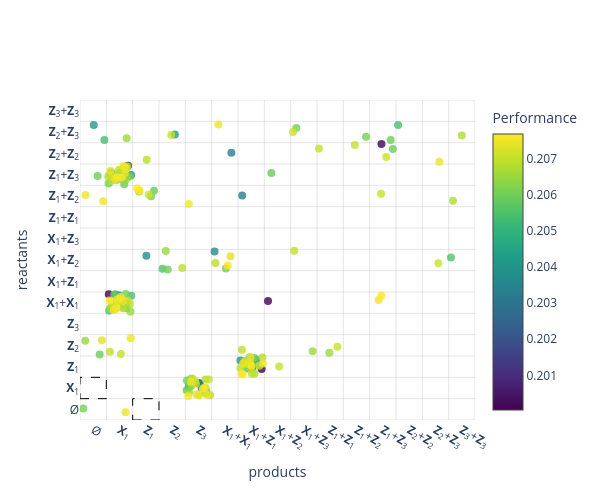

The cell this chart's notebook holds for it:
### Code cell
# Plot the reactant-product scatter for the top unfiltered IOCRNs
rewards_sorted = [iocrn.last_task_info['reward'] for iocrn in all_iocrns_sorted]
rewards_sorted_filtered = [iocrn.last_task_info['reward'] for iocrn in all_iocrns_sorted_filtered]

plot_reactant_product_scatter(
    all_iocrns_sorted_filtered[0:n_filtered],
    perf=rewards_sorted_filtered[0:n_filtered],
    species_labels=species_labels,
    max_order= mak_order,
    num_reactions_template=num_reactions_template,
    title="",
    cmap_name="viridis",
    max_ticks=20,
    figsize=(6, 5),
    jitter_scale=0.45,
    use_plotly=True  # ENABLE INTERACTIVE PLOTTING WITH PLOTLY
)

# Plot the reactant-product heatmap for the top filtered IOCRNs (topologically unique)
plot_reactant_product_heatmap(
    all_iocrns_sorted_filtered[0:n_filtered],
    species_labels,
    max_order= mak_order,
    num_reactions_template=num_reactions_template,
    title="",
    cmap_name="YlGnBu",
    max_ticks=20,
    figsize=(7, 6),
)

### Figure 1 — Plotly figure (JSON) as saved in the notebook; plotly's stock layout.template omitted (floating-point values rounded to 4 significant figures; data arrays with more than 128 entries replaced by an {"elided": "..."} marker saying what was removed)
{"data": [{"hovertemplate": "%{text}<extra></extra>", "marker": {"color": {"elided": "180 float values"}, "colorbar": {"title": {"text": "Performance"}}, "colorscale": [[0, "#440154"], [0.1111, "#482878"], [0.2222, "#3e4989"], [0.3333, "#31688e"], [0.4444, "#26828e"], [0.5556, "#1f9e89"], [0.6667, "#35b779"], [0.7778, "#6ece58"], [0.8889, "#b5de2b"], [1, "#fde725"]], "opacity": 0.8, "showscale": true, "size": 8}, "mode": "markers", "text": {"elided": "180 str values"}, "type": "scatter", "x": {"elided": "180 float values"}, "y": {"elided": "180 float values"}}], "layout": {"height": 500, "hoverlabel": {"align": "left"}, "plot_bgcolor": "white", "shapes": [{"fillcolor": "rgba(0,0,0,0)", "layer": "above", "line": {"color": "black", "dash": "dash", "width": 1}, "type": "rect", "x0": -0.5, "x1": 0.5, "y0": 0.5, "y1": 1.5}, {"fillcolor": "rgba(0,0,0,0)", "layer": "above", "line": {"color": "black", "dash": "dash", "width": 1}, "type": "rect", "x0": 1.5, "x1": 2.5, "y0": -0.5, "y1": 0.5}, {"layer": "below", "line": {"color": "rgba(0,0,0,0.1)", "width": 1}, "type": "line", "x0": -0.5, "x1": -0.5, "y0": -0.5, "y1": 14.5}, {"layer": "below", "line": {"color": "rgba(0,0,0,0.1)", "width": 1}, "type": "line", "x0": 0.5, "x1": 0.5, "y0": -0.5, "y1": 14.5}, {"layer": "below", "line": {"color": "rgba(0,0,0,0.1)", "width": 1}, "type": "line", "x0": 1.5, "x1": 1.5, "y0": -0.5, "y1": 14.5}, {"layer": "below", "line": {"color": "rgba(0,0,0,0.1)", "width": 1}, "type": "line", "x0": 2.5, "x1": 2.5, "y0": -0.5, "y1": 14.5}, {"layer": "below", "line": {"color": "rgba(0,0,0,0.1)", "width": 1}, "type": "line", "x0": 3.5, "x1": 3.5, "y0": -0.5, "y1": 14.5}, {"layer": "below", "line": {"color": "rgba(0,0,0,0.1)", "width": 1}, "type": "line", "x0": 4.5, "x1": 4.5, "y0": -0.5, "y1": 14.5}, {"layer": "below", "line": {"color": "rgba(0,0,0,0.1)", "width": 1}, "type": "line", "x0": 5.5, "x1": 5.5, "y0": -0.5, "y1": 14.5}, {"layer": "below", "line": {"color": "rgba(0,0,0,0.1)", "width": 1}, "type": "line", "x0": 6.5, "x1": 6.5, "y0": -0.5, "y1": 14.5}, {"layer": "below", "line": {"color": "rgba(0,0,0,0.1)", "width": 1}, "type": "line", "x0": 7.5, "x1": 7.5, "y0": -0.5, "y1": 14.5}, {"layer": "below", "line": {"color": "rgba(0,0,0,0.1)", "width": 1}, "type": "line", "x0": 8.5, "x1": 8.5, "y0": -0.5, "y1": 14.5}, {"layer": "below", "line": {"color": "rgba(0,0,0,0.1)", "width": 1}, "type": "line", "x0": 9.5, "x1": 9.5, "y0": -0.5, "y1": 14.5}, {"layer": "below", "line": {"color": "rgba(0,0,0,0.1)", "width": 1}, "type": "line", "x0": 10.5, "x1": 10.5, "y0": -0.5, "y1": 14.5}, {"layer": "below", "line": {"color": "rgba(0,0,0,0.1)", "width": 1}, "type": "line", "x0": 11.5, "x1": 11.5, "y0": -0.5, "y1": 14.5}, {"layer": "below", "line": {"color": "rgba(0,0,0,0.1)", "width": 1}, "type": "line", "x0": 12.5, "x1": 12.5, "y0": -0.5, "y1": 14.5}, {"layer": "below", "line": {"color": "rgba(0,0,0,0.1)", "width": 1}, "type": "line", "x0": 13.5, "x1": 13.5, "y0": -0.5, "y1": 14.5}, {"layer": "below", "line": {"color": "rgba(0,0,0,0.1)", "width": 1}, "type": "line", "x0": 14.5, "x1": 14.5, "y0": -0.5, "y1": 14.5}, {"layer": "below", "line": {"color": "rgba(0,0,0,0.1)", "width": 1}, "type": "line", "x0": -0.5, "x1": 14.5, "y0": -0.5, "y1": -0.5}, {"layer": "below", "line": {"color": "rgba(0,0,0,0.1)", "width": 1}, "type": "line", "x0": -0.5, "x1": 14.5, "y0": 0.5, "y1": 0.5}, {"layer": "below", "line": {"color": "rgba(0,0,0,0.1)", "width": 1}, "type": "line", "x0": -0.5, "x1": 14.5, "y0": 1.5, "y1": 1.5}, {"layer": "below", "line": {"color": "rgba(0,0,0,0.1)", "width": 1}, "type": "line", "x0": -0.5, "x1": 14.5, "y0": 2.5, "y1": 2.5}, {"layer": "below", "line": {"color": "rgba(0,0,0,0.1)", "width": 1}, "type": "line", "x0": -0.5, "x1": 14.5, "y0": 3.5, "y1": 3.5}, {"layer": "below", "line": {"color": "rgba(0,0,0,0.1)", "width": 1}, "type": "line", "x0": -0.5, "x1": 14.5, "y0": 4.5, "y1": 4.5}, {"layer": "below", "line": {"color": "rgba(0,0,0,0.1)", "width": 1}, "type": "line", "x0": -0.5, "x1": 14.5, "y0": 5.5, "y1": 5.5}, {"layer": "below", "line": {"color": "rgba(0,0,0,0.1)", "width": 1}, "type": "line", "x0": -0.5, "x1": 14.5, "y0": 6.5, "y1": 6.5}, {"layer": "below", "line": {"color": "rgba(0,0,0,0.1)", "width": 1}, "type": "line", "x0": -0.5, "x1": 14.5, "y0": 7.5, "y1": 7.5}, {"layer": "below", "line": {"color": "rgba(0,0,0,0.1)", "width": 1}, "type": "line", "x0": -0.5, "x1": 14.5, "y0": 8.5, "y1": 8.5}, {"layer": "below", "line": {"color": "rgba(0,0,0,0.1)", "width": 1}, "type": "line", "x0": -0.5, "x1": 14.5, "y0": 9.5, "y1": 9.5}, {"layer": "below", "line": {"color": "rgba(0,0,0,0.1)", "width": 1}, "type": "line", "x0": -0.5, "x1": 14.5, "y0": 10.5, "y1": 10.5}, {"layer": "below", "line": {"color": "rgba(0,0,0,0.1)", "width": 1}, "type": "line", "x0": -0.5, "x1": 14.5, "y0": 11.5, "y1": 11.5}, {"layer": "below", "line": {"color": "rgba(0,0,0,0.1)", "width": 1}, "type": "line", "x0": -0.5, "x1": 14.5, "y0": 12.5, "y1": 12.5}, {"layer": "below", "line": {"color": "rgba(0,0,0,0.1)", "width": 1}, "type": "line", "x0": -0.5, "x1": 14.5, "y0": 13.5, "y1": 13.5}, {"layer": "below", "line": {"color": "rgba(0,0,0,0.1)", "width": 1}, "type": "line", "x0": -0.5, "x1": 14.5, "y0": 14.5, "y1": 14.5}], "title": {"text": ""}, "width": 600, "xaxis": {"range": [-0.5, 14.5], "showgrid": false, "tickmode": "array", "ticktext": ["Ø", "<b>X</b><sub>1</sub>", "<b>Z</b><sub>1</sub>", "<b>Z</b><sub>2</sub>", "<b>Z</b><sub>3</sub>", "<b>X</b><sub>1</sub>+<b>X</b><sub>1</sub>", "<b>X</b><sub>1</sub>+<b>Z</b><sub>1</sub>", "<b>X</b><sub>1</sub>+<b>Z</b><sub>2</sub>", "<b>X</b><sub>1</sub>+<b>Z</b><sub>3</sub>", "<b>Z</b><sub>1</sub>+<b>Z</b><sub>1</sub>", "<b>Z</b><sub>1</sub>+<b>Z</b><sub>2</sub>", "<b>Z</b><sub>1</sub>+<b>Z</b><sub>3</sub>", "<b>Z</b><sub>2</sub>+<b>Z</b><sub>2</sub>", "<b>Z</b><sub>2</sub>+<b>Z</b><sub>3</sub>", "<b>Z</b><sub>3</sub>+<b>Z</b><sub>3</sub>"], "tickvals": [0, 1, 2, 3, 4, 5, 6, 7, 8, 9, 10, 11, 12, 13, 14], "title": {"text": "products"}, "zeroline": false}, "yaxis": {"range": [-0.5, 14.5], "showgrid": false, "tickmode": "array", "ticktext": ["Ø", "<b>X</b><sub>1</sub>", "<b>Z</b><sub>1</sub>", "<b>Z</b><sub>2</sub>", "<b>Z</b><sub>3</sub>", "<b>X</b><sub>1</sub>+<b>X</b><sub>1</sub>", "<b>X</b><sub>1</sub>+<b>Z</b><sub>1</sub>", "<b>X</b><sub>1</sub>+<b>Z</b><sub>2</sub>", "<b>X</b><sub>1</sub>+<b>Z</b><sub>3</sub>", "<b>Z</b><sub>1</sub>+<b>Z</b><sub>1</sub>", "<b>Z</b><sub>1</sub>+<b>Z</b><sub>2</sub>", "<b>Z</b><sub>1</sub>+<b>Z</b><sub>3</sub>", "<b>Z</b><sub>2</sub>+<b>Z</b><sub>2</sub>", "<b>Z</b><sub>2</sub>+<b>Z</b><sub>3</sub>", "<b>Z</b><sub>3</sub>+<b>Z</b><sub>3</sub>"], "tickvals": [0, 1, 2, 3, 4, 5, 6, 7, 8, 9, 10, 11, 12, 13, 14], "title": {"text": "reactants"}, "zeroline": false}}}
